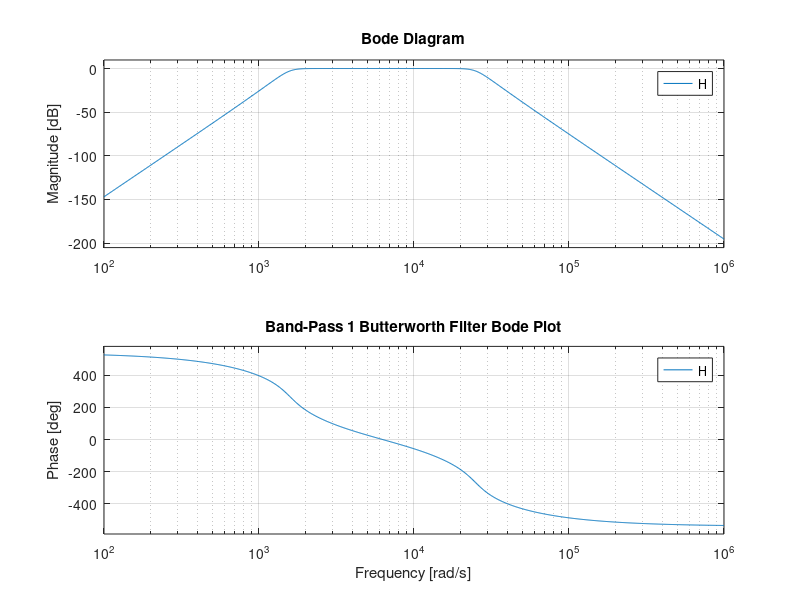
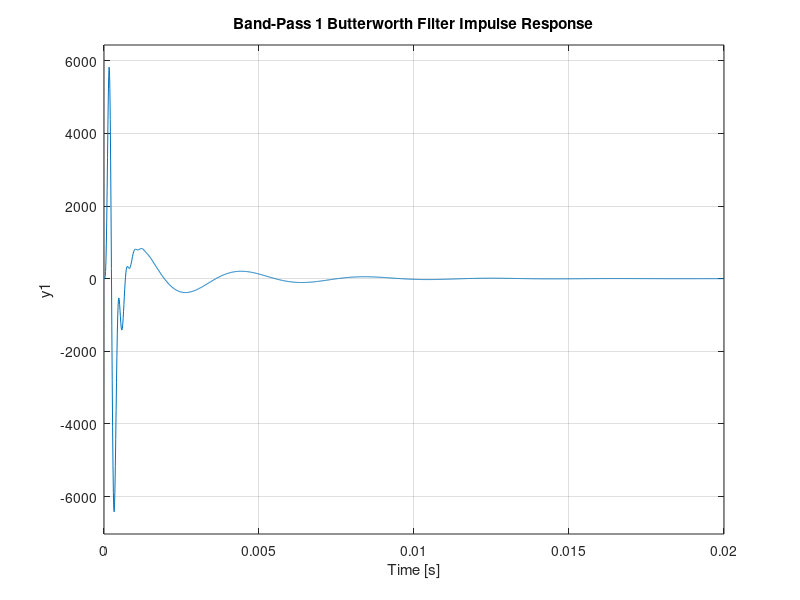
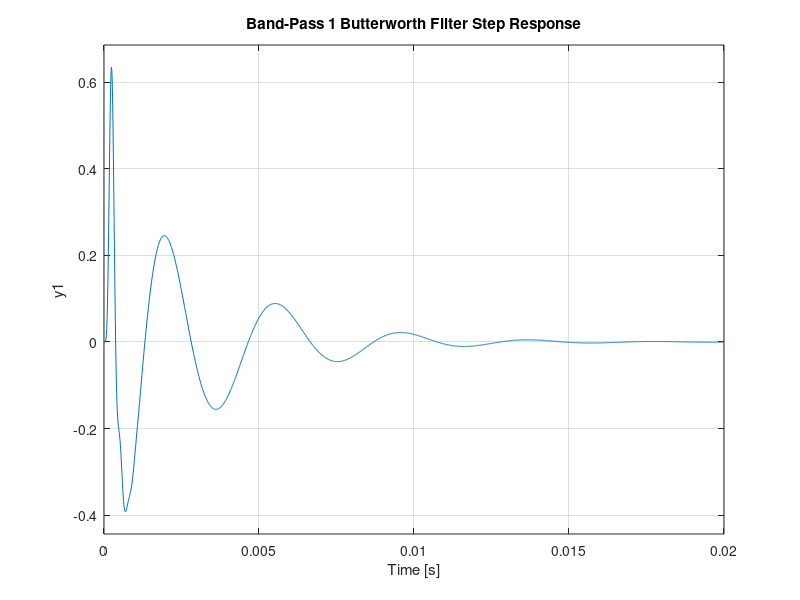

Here is the MATLAB script that generated these plots, in order: (Note: this script raises an error after producing the figures.)
%Transfer Function Analysis for Band-Pass 1 6th Order Butterworth Filter
%ECE223 Sp19, Jennifer Jordan & David Lay

s = tf('s');
x = (.267*((s/6283.19)+(6283.19/s))); %LP to HP transformation condition
H = 1/((x^2+.5176*x+1)*(x^2+1.4142*x+1)*(x^2+1.9319*x+1))
%Figures:
figure(1);
bode(H);
title('Band-Pass 1 Butterworth Filter Bode Plot');
figure(2);
impulse(H);
title('Band-Pass 1 Butterworth Filter Impulse Response');
figure(3);
step(H);
title('Band-Pass 1 Butterworth Filter Step Response');
figure(4);
pzplot(H);
title('Band-Pass 1 Butterworth Filter Pole-Zero Plot');